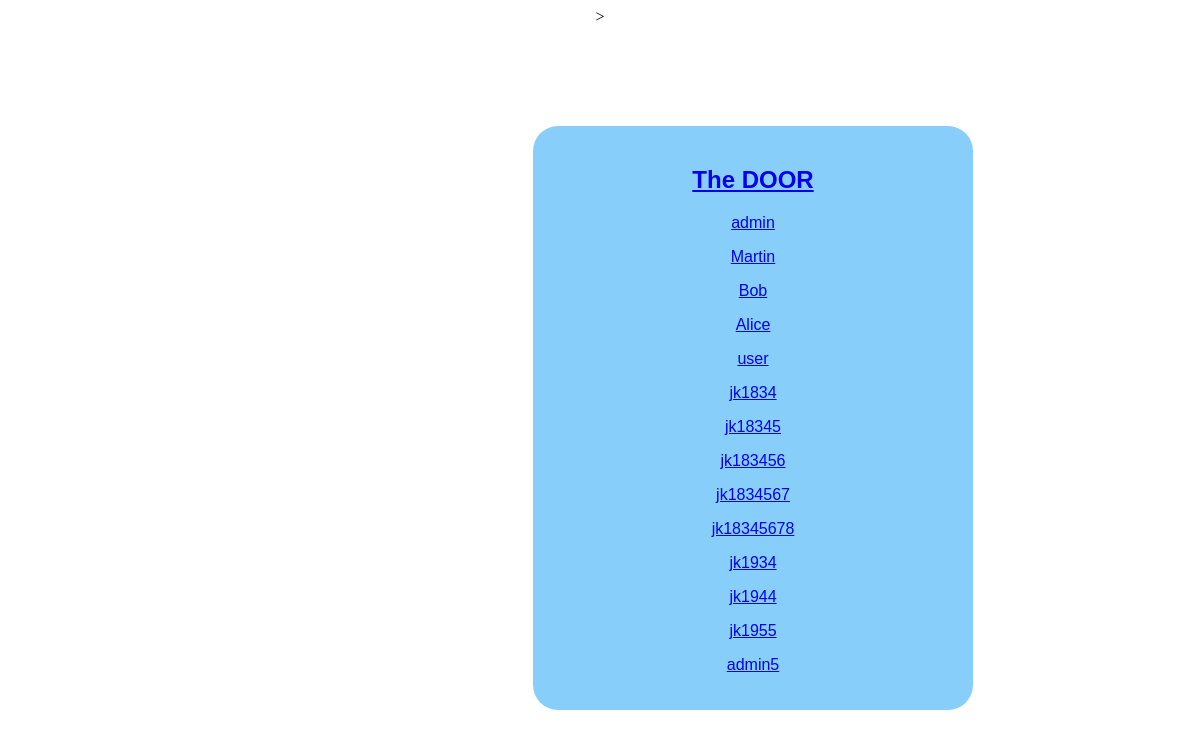
Page /profile_list/ (signed in) on the committed database.
### TheDoor/models.py (models this page shows, shortened)
class Profile(models.Model):
    user = models.OneToOneField(User, on_delete=models.CASCADE)
    friends = models.ManyToManyField(
        'self',
        related_name = 'followed_by',
        symmetrical=False,
        blank=True
    )

### TheDoor/views.py (the view)
# urls.py: path("profile_list/", profile_list, name="profile_list"),
def profile_list(request):
    profiles = Profile.objects.exclude(user=request.user)
    return render(request, "TheDoor/profile_list.html", {"profiles": profiles})

### TheDoor/templates/TheDoor/profile_list.html (shortened to what this page needs)
{% extends 'base.html' %}
{% block content %}
<div class="column">
{% for profile in profiles %}
    <div>
        <a href="{% url 'The Door:profile' profile.id %}">
            <p>{{ profile.user.username}}</p>
        </a>
    </div>
{% endfor %}
</div>
{% endblock content %}

### TheDoor/templates/base.html (style rules this page uses)
body { background-image:url("https://th.bing.com/th/id/R.30fb92e53a39c769bf07254916402e32?rik=nO122%2bXWPFOG6g&riu=http%3a%2f%2fblog.uvm.edu%2fcareer-center%2ffiles%2f2016%2f09%2fopen-door.jpeg&ehk=OT33sRS4RPiOn1ndcOaitkXgzudNn5PVU1yYtNdcZoI%3d&risl=1&pid=ImgRaw&r=0"); background-position:center; text-align:center; }

### TheDoor/templates/TheDoor/profile_list.html (style rules this page uses)
div { font-family:'Trebuchet MS', 'Lucida Sans Unicode', 'Lucida Grande', 'Lucida Sans', Arial, sans-serif; }

### rows in the picture
Profile: user.username "admin"
Profile: user.username "Martin"
Profile: user.username "Bob"
Profile: user.username "Alice"
Profile: user.username "user"
Profile: user.username "jk1834"
Profile: user.username "jk18345"
Profile: user.username "jk183456"
Profile: user.username "jk1834567"
Profile: user.username "jk18345678"
Profile: user.username "jk1934"
Profile: user.username "jk1944"
Profile: user.username "jk1955"
Profile: user.username "admin5"
